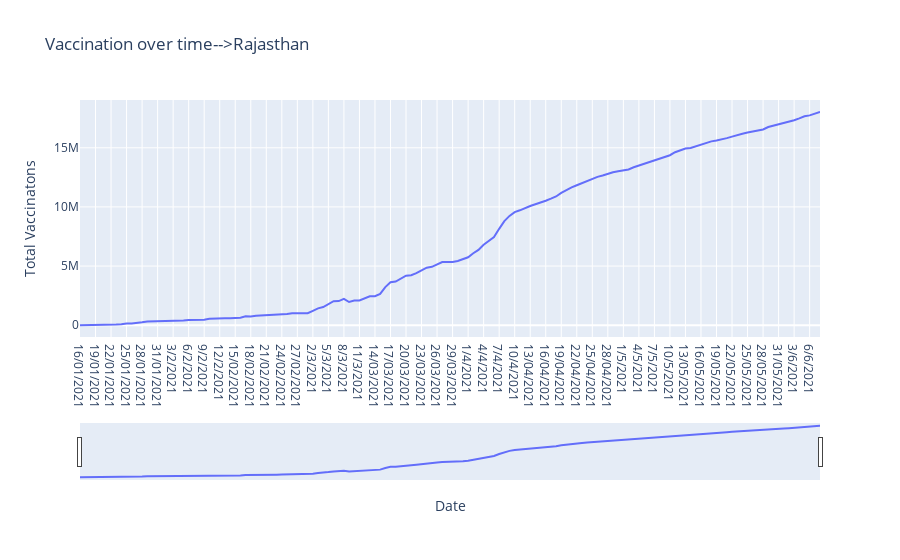

The cell this chart's notebook holds for it:
### Code cell
Rajasthan = df_vaccine[df_vaccine["State"]=="Rajasthan"]
fig = px.line(Rajasthan,x="Date",y="Total Vaccinatons",title="Vaccination over time-->Rajasthan")  
fig.update_xaxes(rangeslider_visible=True)

### Figure 1 — Plotly figure (JSON) as saved in the notebook; plotly's stock layout.template omitted (floating-point values rounded to 4 significant figures; data arrays with more than 128 entries replaced by an {"elided": "..."} marker saying what was removed)
{"data": [{"hovertemplate": "Date=%{x}<br>Total Vaccinatons=%{y}<extra></extra>", "legendgroup": "", "line": {"color": "#636efa", "dash": "solid"}, "mode": "lines", "name": "", "orientation": "v", "showlegend": false, "type": "scatter", "x": {"elided": "144 str values"}, "xaxis": "x", "y": {"elided": "144 int values"}, "yaxis": "y"}], "layout": {"legend": {"tracegroupgap": 0}, "title": {"text": "Vaccination over time-->Rajasthan"}, "xaxis": {"anchor": "y", "domain": [0, 1], "rangeslider": {"visible": true}, "title": {"text": "Date"}}, "yaxis": {"anchor": "x", "domain": [0, 1], "title": {"text": "Total Vaccinatons"}}}}
